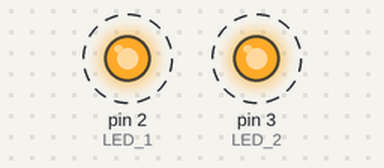
The sketch below on a simulated Arduino Uno, built with avr-gcc and run on an emulated ATmega328P. Parts: output pins drawn as LEDs (lit = HIGH). Dashed ring = blinking.

Above: at 0.15 s.
Timing chart, 0 to 4.6 s (numbered marks = the images above):
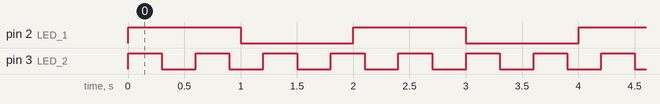

The sketch:

Exercise_3.ino
```cpp
#define LED_1       2             // Plug the LED 1 in the PIN 2
#define LED_2       3             // Plug the LED 2 in the PIN 3
#define DELAY_TIME_LED_1  1000    // 1 sec
#define DELAY_TIME_LED_2  300     // 0,6 sec

byte led_1_state = LOW;           // Create variables to save the state of the LED
byte led_2_state = LOW;

/* Blink with 2 leds with different periods  it isn't as simple as before,
 * we need to know when we have to blink and for that we need to save the
 * time. To do that we need 'unsigned long' variables because it's
 * the return type of 'millis()' that give us the current time in miliseconds.
 */
unsigned long led_1_next_blink, led_2_next_blink;

void setup() {
  pinMode(LED_1, OUTPUT); // Initialize the digital pin as output
  pinMode(LED_2, OUTPUT);

  led_1_next_blink = led_2_next_blink = millis(); // This is our start point
}

// We need to create a function to wait
unsigned long wait_timing(unsigned long next_time_ms){
  // Save the current time in the variable t
  unsigned long t = millis();
  /* We check if we already pass the dead line time.
   * If not we wait the restant time left.
   * Else we don't need to wait.
   */
  if(t < next_time_ms){
    delay(next_time_ms - t);
    // We save again the current time after wait
    t = millis();
  }
  // This return is the current time
  return t;
}

void loop() {

  /*  This is a loop so the first iteration led_1_next_blink will be the same than led_2_next_blink
   *  because we initalize with the same value at the setup() but the rest of iteratinos
   *  (may) will be different. So we ask with min(value1,value2) who its the next and call our
   *  funtion wait_timing(value)
   */
  unsigned long current_ms =  wait_timing(min(led_1_next_blink,led_2_next_blink));

  // We ask if we was waiting for the LED_1
  if(current_ms >= led_1_next_blink){
    // We need to add the delay time of the LED_1 for the next blink
    led_1_next_blink = current_ms + DELAY_TIME_LED_1;
    // If the current state is LOW change it to HIGH in another case change it to LOW
    led_1_state = (led_1_state == LOW ? HIGH : LOW);
    // Change the output of the LED_1
    digitalWrite(LED_1,led_1_state);
  }
  // We ask if we was waiting for the LED_2
  if(current_ms >= led_2_next_blink){
    // We need to add the delay time of the LED_2 for the next blink
    led_2_next_blink = current_ms + DELAY_TIME_LED_2;
    // If the current state is LOW change it to HIGH in another case change it to LOW
    led_2_state = (led_2_state == LOW ? HIGH : LOW);
    // Change the output of the LED_2
    digitalWrite(LED_2,led_2_state);
  }
}
```

Measured:
- by itself, pin 2 (LED_1): alternates HIGH for 1.0 s and LOW for 1.0 s
- by itself, pin 3 (LED_2): alternates HIGH for 0.30 s and LOW for 0.30 s
